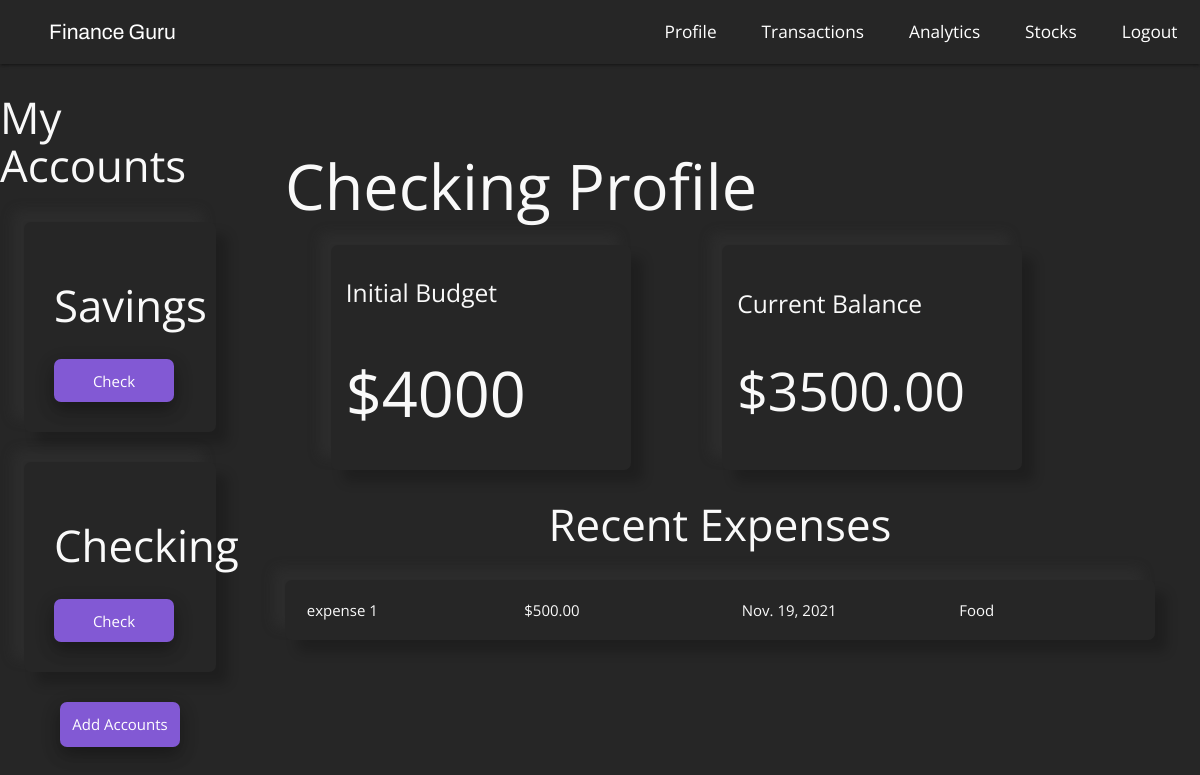
The app's page /checking (signed in) with its own data.
### budget/models.py (models this page shows, shortened)
class Project(models.Model):
    name = models.CharField(max_length=100)
    slug = models.SlugField(max_length=100, unique=True, blank=True)
    budget = models.IntegerField()
    def budget_left(self):
        expense_list = Expense.objects.filter(project=self)
        income_list = Income.objects.filter(project=self)
        total_expense_amount = 0
        total_income_amount = 0
        for expense in expense_list:
            total_expense_amount += expense.amount
        for income in income_list:
            total_income_amount += income.amount
        return self.budget - total_expense_amount + total_income_amount

class Expense(models.Model):
    project = models.ForeignKey(Project, on_delete = models.CASCADE, related_name = 'expenses')
    title = models.CharField(max_length=100)
    amount = models.DecimalField(max_digits=8, decimal_places=2)
    date = models.DateField(("Date"), default=datetime.date.today)
    type = 'expense'
    category = models.CharField( max_length = 20, choices = SELECT_CATEGORY_CHOICES , default ='Food')
    class Meta:
        ordering = ('-amount',)

### budget/views.py (the view)
# urls.py: path('<slug:project_slug>', views.profile, name = 'profile'),
@login_required()
def profile(request, project_slug):
    project = get_object_or_404(Project, slug=project_slug)
    project_list = Project.objects.all()
    return render(request, 'budget/profile.html', {
        'project': project,
        'project_list': project_list,
        'expense_list': project.expenses.all(),
    })

### budget/templates/budget/profile.html
{% extends 'budget/base.html' %}
{% block content %}
{% include "budget/header.html" %}
<div class = "profile-section">
    <h1>{{ project.name }} Profile</h1>
    <section class="profile-stats">
        <div class = "stat-card">
            <h5>Initial Budget</h6>
            <h1>${{ project.budget }}</h1>
        </div>
        <div class = "stat-card">
            <h5>Current Balance</h6>
            {% if project.budget_left > 0 %}
                <h2>${{ project.budget_left }}</h2>
            {% elif project.budget_left == 0 %}
                <h2>${{ project.budget_left }}</h2>
            {% else %}
                <h2>${{ project.budget_left }}</h2>
            {% endif %}
        </div>
    </section>
    <section class = "section-expenses">
        <h3>Recent Expenses</h3>
        <ul class="expense-list">
            {% for expense in expense_list %}
            <li>
                <div class="expense-col">
                    <spanc>{{ expense.title }}</span>
                </div>
                <div class="expense-col">
                    <spanc>${{ expense.amount }}</span>
                </div>
                <div class="expense-col">
                    <spanc>{{ expense.date }}</span>
                </div>
                <div class="expense-col">
                    <spanc>{{ expense.category }}</span>
                </div>
            </li>
            {% empty %}
            <div class = "">
                <h3>You have no expenses yet</h3>
            </div>
            {% endfor %}
        </ul>
    </section>
</div>
{% endblock %}

### budget/templates/budget/header.html (shortened to what this page needs)
{% extends 'budget/base.html' %}
{% load static %}
{% block content %}
<nav class = 'nav-dec'>
    <a href="{% url 'list' %}" class = "logo">
        <p>Finance Guru</p>
    </a>
    <div class = "nav-links">
        <a href="{% url 'profile' project.slug %}">Profile</a>
        <a href="{% url 'transactions' project.slug %}">Transactions</a>
        <a href="{% url 'analytics' project.slug %}">Analytics</a>
        <a href="{% url 'stocks' project.slug %}">Stocks</a>
        <a href="{% url 'logout' %}">Logout</a>
    </div>
</nav>
<div class = 'left-nav'>
    <h3>My Accounts</h3>
    <div class="project-list">
        {% for project in project_list %}
            <div class="project-card">
                <h3>{{ project.name }}</h3>
                <a href="{% url 'profile' project.slug %}" class="account-button">Check</a>
            </div>
        {% endfor %}
    </div>
    <a href="../add" class="account-button">
        <span>Add Accounts</span>
    </a>
</div>
{% endblock %}

### budget/static/css/styles.css (style rules this page uses)
* { box-sizing: border-box; margin: 0; padding: 0; }
html { background-color: #262626; }
body { color: rgb(249, 249, 249); font-family: 'Open Sans', sans-serif; }
h1 { font-size: 3rem; }
.nav-dec { background-color: #262626; display: flex; justify-content: space-between; align-items: center; width: 100%; margin-right: 2rem; }
.logo { display: flex; justify-content: space-around; align-items: center; width: 15%; margin-left: 2rem; z-index: 100; }
.logo p { font-size: 1.4rem; font-family: 'Archivo', sans-serif; }
.nav-links { display: flex; justify-content: center; align-items: center; z-index: 99; }
.nav-dec a { margin: 0 1.5rem; font-size: 1.15rem; }
.left-nav { display: flex; flex-direction: column; justify-content: center; align-items: center; width: 20%; position: absolute; }
.left-nav .project-list { width: 100%; display: flex; flex-direction: column; justify-content: center; align-items: center; margin-bottom: 1rem; }
.left-nav .project-card { display: flex; flex-direction: column; justify-content: center; align-items: flex-start; width: 80%; height: 14rem; background-color:#262626; box-shadow: -12px -12px 12px 0 rgba(58, 58, 58, 0.3),12px 12px 12px 0 rgba(0,0,0,.2); border-radius: 7px; margin: 1rem 0; padding: 2rem; }
.left-nav .project-card h3 { margin-bottom: 2rem; }
.account-button { display: flex; justify-content: center; align-items: center; background-color: rgba(153, 102, 255, 0.8); outline: none; width: 8rem; height: 3rem; border: none; border-radius: 7px; color:rgb(255, 255, 255); transition: 0.3s ease; box-shadow: 0 8px 16px 0 rgba(0,0,0,0.2), 0 6px 20px 0 rgba(0,0,0,0.19); }
.profile-section { display: flex; flex-direction: column; position: relative; left: 20%; width: 80%; padding: 3rem; overflow: hidden; }
.profile-section .profile-stats { display: flex; justify-content: space-around; align-items: center; width: 90%; }
.profile-section .stat-card { display: flex; flex-direction: column; justify-content: center; align-items: space-around; padding: 1rem; background-color: #262626; box-shadow: -12px -12px 12px 0 rgba(58, 58, 58, 0.3),12px 12px 12px 0 rgba(0,0,0,.2); border-radius: 7px; width: 20rem; height: 15rem; }
.section-expenses { width: 100%; display: flex; flex-direction: column; justify-content: center; align-items: center; }
.section-expenses .expense-list { width: 100%; }
.section-expenses li { width: 100%; display: flex; justify-content: space-around; align-items: center; background-color:#262626; box-shadow: -12px -12px 12px 0 rgba(58, 58, 58, 0.3),12px 12px 12px 0 rgba(0,0,0,.2); border-radius: 7px; height: 3rem; margin: 1rem 0; padding: 2rem 0; }
.section-expenses .expense-col { width: 20%; }

### records on screen
Project: name "Savings"
Project: name "Checking", budget "4000", budget_left "3500.00"
Expense: title "expense 1", amount "500.00", date "Nov. 19, 2021", category "Food"
